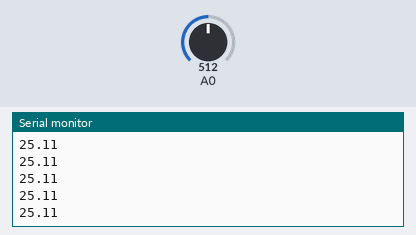
A sketch run on a simulated Arduino Uno, built with avr-gcc and run on an emulated ATmega328P. Parts: the last lines printed to the serial monitor. Inputs (shaded band) come from the test bench; at power-on: A0 = 512.

Above: at 1.2 s.
1.3 s: A0 set to 716
At 2.1 s:
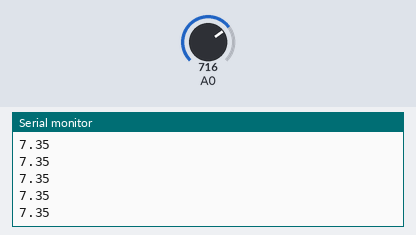
2.8 s: A0 set to 900
At 3.7 s:
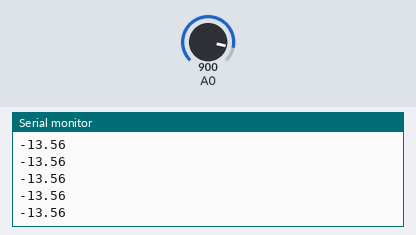
Timing chart, 0 to 5.8 s (numbered marks = the images above; inputs shaded):
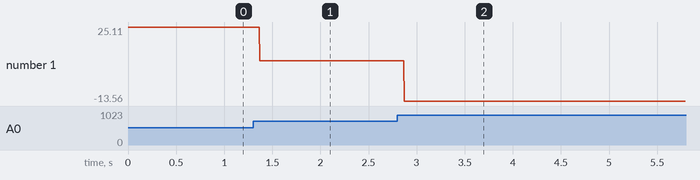

The sketch:

TempEau.ino
```cpp
float tens ;
float res ;
float temp_kel ;
float temp_cel ;


void setup() {
  Serial.begin (9600) ;
}

void loop() {
  tens=analogRead(A0)/204.6;
  res=(tens*8300)/(5-tens) ;
  temp_kel=(298.15*3977)/(298.15*log(res/8300)+3977) ;
  temp_cel=temp_kel-273,15 ;
  Serial.println (temp_cel) ;

}
```

Measured:
- after the input at 1.3 s, the serial monitor: prints a new line after 0.07 s (image 1)
- after the input at 2.8 s, the serial monitor: prints a new line after 0.07 s (image 2)
- plotted number 1: 25.11 → 7.35 after the input at 1.3 s, 7.35 → -13.56 after the input at 2.8 s
